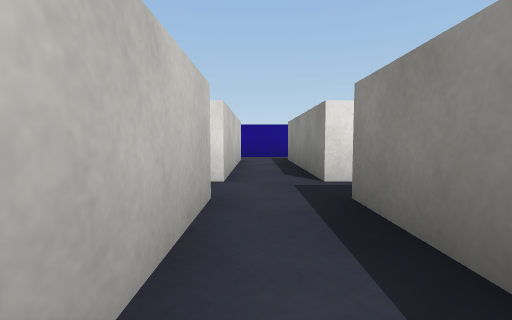
view 1 (above)

16 first-person views from a walk through a 3-D level made in the Unity game engine. The camera is 0.51 m above the floor, tilts 4° down and sees 85° across. The floor is counted in squares, 1 m on a side. Each view is taken from the middle of a square. On the plan, view 1 faces up. The plan holds only what a view shows up to about 9 squares ahead; the rest is blank. The place goes on beyond the plan. Surface patterns are stand-ins for the level's own textures.

view 2
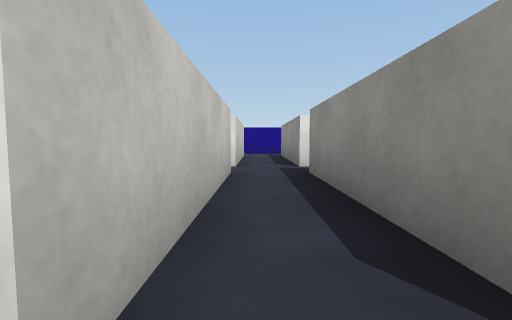

view 3
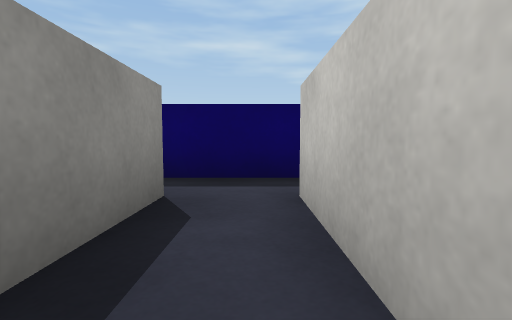

view 4
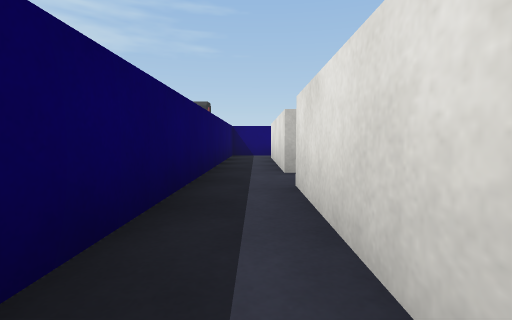

view 5
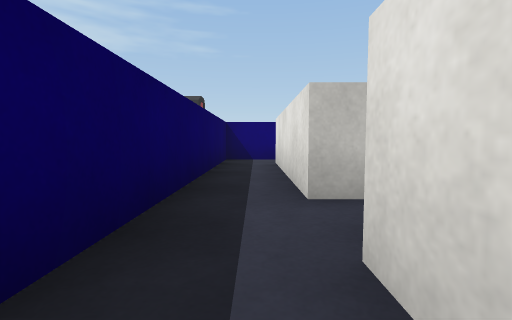

view 6
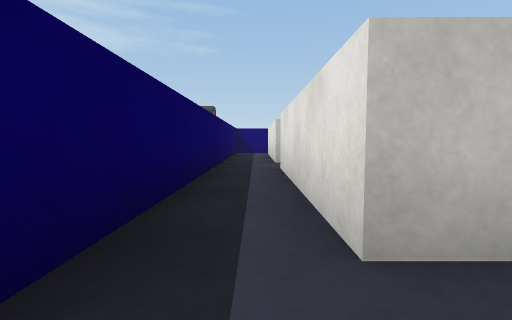

view 7
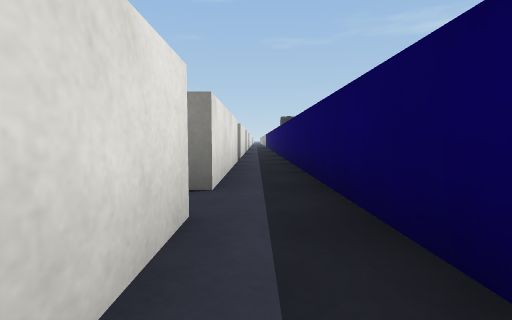

view 8
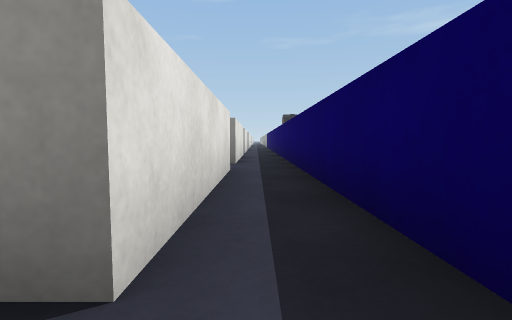

view 9
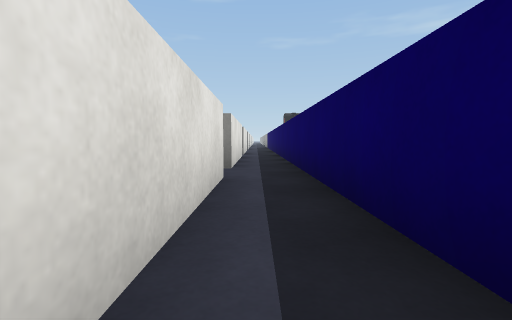

view 10
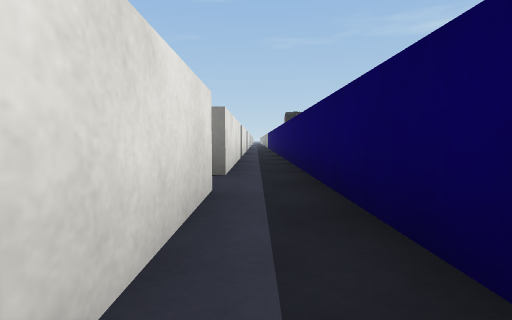

view 11
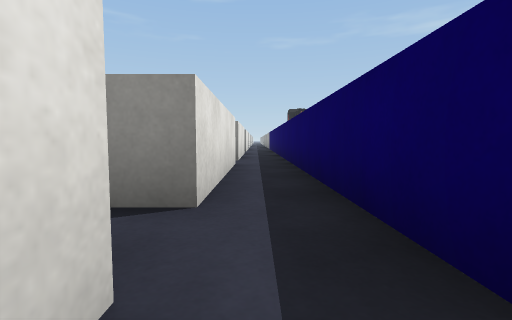

view 12
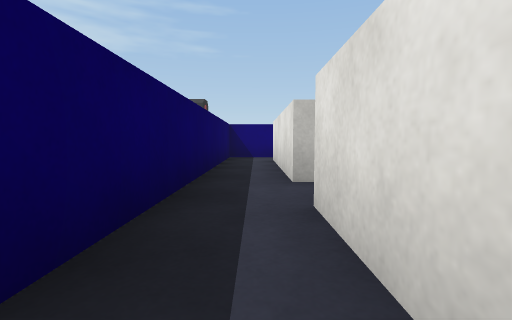

view 13
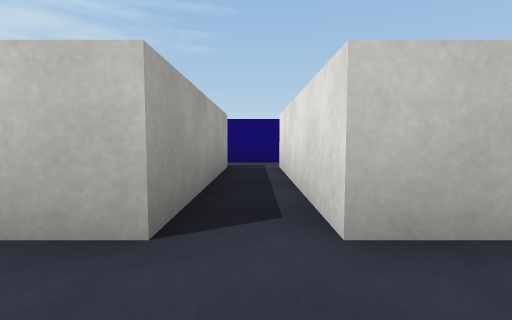

view 14
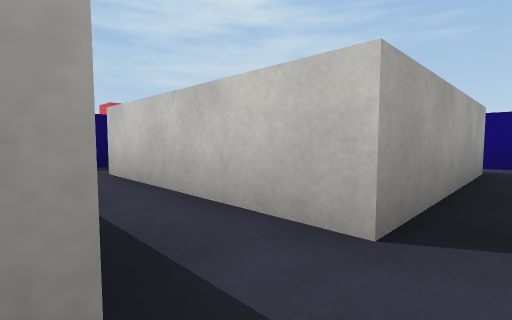

view 15
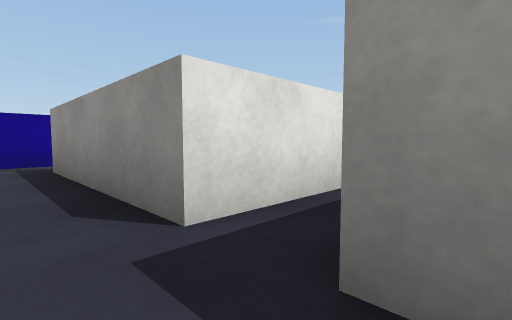

view 16
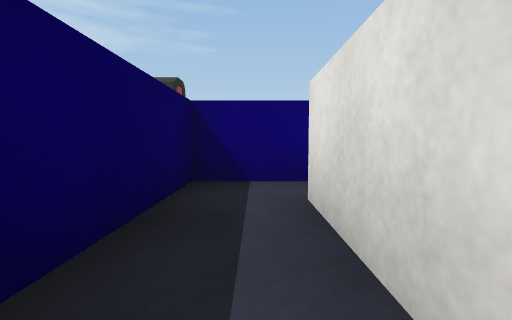

### Floor plan
Points are (right, up) in squares from view 1. A wall is a line through its corners. A room is listed if a view was taken in it or the views show most of it. See-through windows are left out.
Room 1 (views 1, 3, 13, 14, 15)
walls: (2.8, 3.4) (0.9, 3.4); (-0.4, 2.5) (-0.4, -1.6); (0.9, -1.6) (0.9, 2.5)
ways out: opening at (0, -1) to room 2; opening at (-1, 3); opening at (0, 4)
Room 2 (views 2, 4, 5, 6, 7, 8, 9, 10, 11, 12)
walls: (4.9, -1.6) (0.9, -1.6); (9.9, -1.6) (5.8, -1.6); (14.5, -1.6) (11.1, -1.6); (-0.5, -2.8) (14.5, -2.8)
ways out: opening at (0, -1) to room 1; opening at (-1, -2) to room 3
Room 3 (view 16)
walls: (-5.5, -1.3) (-5.5, -2.8) (-0.5, -2.8); (-0.4, -1.6) (-4.5, -1.6)
ways out: opening at (-1, -2) to room 2; opening at (-5, -1)

Positions as (right, up) in squares from view 1, and headings:
1: (0, 0), facing up
2: (0, -2), facing up
3: (0, 1), facing down
4: (4, -2), facing left
5: (2, -2), facing left
6: (6, -2), facing left
7: (3, -2), facing right
8: (5, -2), facing right
9: (6, -2), facing right
10: (7, -2), facing right
11: (9, -2), facing right
12: (3, -2), facing left
13: (1, 3), facing left
14: (1, 3), facing down-left
15: (0, 2), facing up-right
16: (-2, -2), facing left
